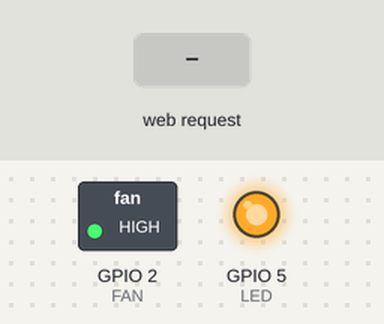
Bench run of a sketch on a simulated ESP8266 (NodeMCU). On the bench: switched loads named in the sketch (green lamp = pin HIGH), output pins drawn as LEDs (lit = HIGH). The test bench sets the inputs (shaded band). WiFi joins after 1.5 s; servers stay silent unless stated; what the sketch prints to the serial monitor is not drawn.

Above: at 2.7 s.
2.8 s: HTTP request GET /ledon received
At 3.4 s:
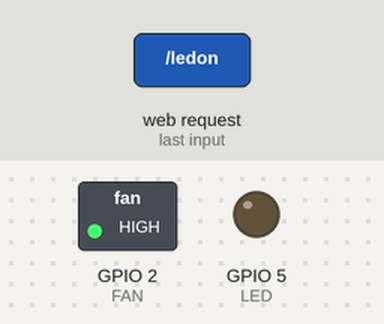
4.3 s: HTTP request GET /fanon received
At 5.5 s:
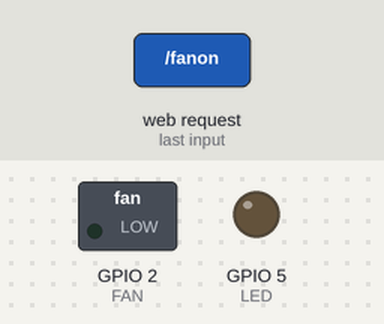
5.8 s: HTTP request GET /ledoff received
At 6.8 s:
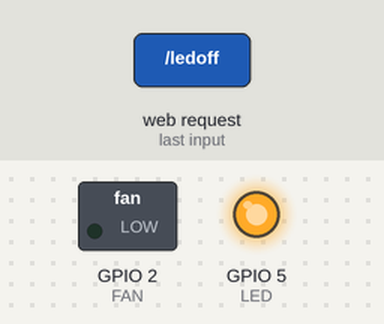
Timing chart, 0 to 8.8 s (numbered marks = the images above; inputs shaded):
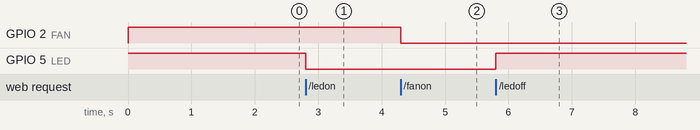

Measured:
- after the input at 2.8 s, GPIO 5 (LED): HIGH → LOW at once
- after the input at 4.3 s, GPIO 2 (FAN): HIGH → LOW at once
- after the input at 5.8 s, GPIO 5 (LED): LOW → HIGH at once

The sketch:

sketch_oct07a.ino
```cpp
#include <ESP8266WiFi.h>
#define LED 5
#define FAN 2
const char* ssid = "Fuad";   //enter your wi-fi name
const char* password = "12345678";    //enter the wifi password
unsigned char status_led=0;
unsigned char status_fan=0;
int a;
WiFiServer server(80);

void setup() {

  Serial.begin(115200);

  pinMode(LED, OUTPUT);
  pinMode(FAN, OUTPUT);
  digitalWrite(LED, HIGH);
  digitalWrite(FAN, HIGH);

  // Connect to WiFi network

  Serial.println();

  Serial.println();

  Serial.print("Connecting to ");

  Serial.println(ssid);
  WiFi.begin(ssid, password);
  while (WiFi.status() != WL_CONNECTED) {

    delay(500);

    Serial.print(".");

  }

  Serial.println("");

  Serial.println("WiFi connected");
  // Start the server
  server.begin();

  Serial.println("Server started at...");

  Serial.println(WiFi.localIP());
}

void loop() {

  // Check if a client has connected

  WiFiClient client = server.available();
  if (!client) {
    a = 0;
    return;

  }else{
    a = 1;

    }


  // Wait until the client sends some data

  Serial.println("new client");

  while (! client.available())

  {

    delay (1);

  }


  // Read the first line of the request

  String req = client.readStringUntil('\r');

  Serial.println(req);

  client.flush();


  // Match the request


  if (req.indexOf("/ledon") != -1)  {

    status_led=1;

    digitalWrite(LED, LOW);

    Serial.println("LED ON");

  }

  else if(req.indexOf("/ledoff") != -1)

  {

    status_led=0;

    digitalWrite(LED,HIGH);

    Serial.println("LED OFF");

  }


   if (req.indexOf("/fanon") != -1)  {

    status_fan=1;

    digitalWrite(FAN, LOW);

    Serial.println("FAN ON");

  }

  else if(req.indexOf("/fanoff") != -1)

  {

    status_fan=0;

    digitalWrite(FAN,HIGH);

    Serial.println("FAN OFF");

  }

// Return the response

client.println("HTTP/1.1 200 OK");

client.println("Content-Type: text/html");

client.println("Connection: close");

client.println("");
client.println("<!DOCTYPE html>");
client.println("<html>");
client.println("<body>");
if(a==1){
  client.println("<h1>1</h1");
  }else{client.println("<h1></h1");}
client.println("</body>");
client.println("</html>");


delay(1);

Serial.println("Client disonnected");

Serial.println("");


}
```
